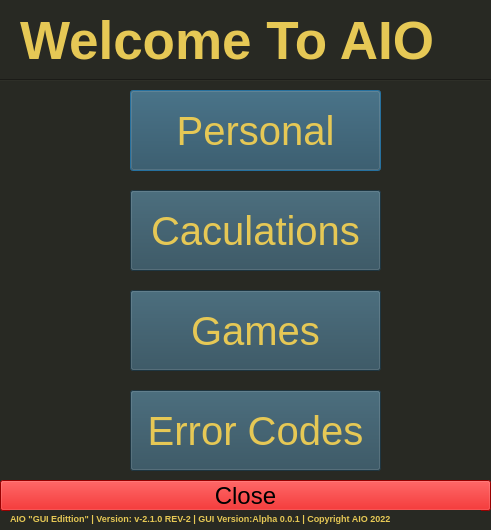
<?xml version="1.0" encoding="UTF-8"?>
<ui version="4.0">
 <class>Dialog</class>
 <widget class="QDialog" name="Dialog">
  <property name="geometry">
   <rect>
    <x>0</x>
    <y>0</y>
    <width>491</width>
    <height>530</height>
   </rect>
  </property>
  <property name="minimumSize">
   <size>
    <width>491</width>
    <height>530</height>
   </size>
  </property>
  <property name="maximumSize">
   <size>
    <width>491</width>
    <height>530</height>
   </size>
  </property>
  <property name="font">
   <font>
    <pointsize>30</pointsize>
   </font>
  </property>
  <property name="windowTitle">
   <string>AIO | Main Menu</string>
  </property>
  <property name="whatsThis">
   <string>&lt;html&gt;&lt;head/&gt;&lt;body&gt;&lt;p&gt;Dialog&lt;/p&gt;&lt;/body&gt;&lt;/html&gt;</string>
  </property>
  <property name="styleSheet">
   <string notr="true">background-color: rgb(40, 41, 35);</string>
  </property>
  <widget class="QWidget" name="centralwidget" native="true">
   <property name="geometry">
    <rect>
     <x>0</x>
     <y>0</y>
     <width>491</width>
     <height>526</height>
    </rect>
   </property>
   <widget class="QLabel" name="label">
    <property name="geometry">
     <rect>
      <x>20</x>
      <y>0</y>
      <width>451</width>
      <height>81</height>
     </rect>
    </property>
    <property name="font">
     <font>
      <pointsize>40</pointsize>
      <weight>75</weight>
      <bold>true</bold>
      <underline>false</underline>
     </font>
    </property>
    <property name="autoFillBackground">
     <bool>false</bool>
    </property>
    <property name="styleSheet">
     <string notr="true">color: rgb(230, 200, 85);</string>
    </property>
    <property name="text">
     <string>Welcome To AIO</string>
    </property>
   </widget>
   <widget class="QPushButton" name="Personal">
    <property name="geometry">
     <rect>
      <x>130</x>
      <y>90</y>
      <width>251</width>
      <height>81</height>
     </rect>
    </property>
    <property name="font">
     <font>
      <pointsize>30</pointsize>
     </font>
    </property>
    <property name="styleSheet">
     <string notr="true">color: rgb(230, 200, 85);
background-color: rgb(42, 74, 89);</string>
    </property>
    <property name="text">
     <string>Personal</string>
    </property>
   </widget>
   <widget class="QPushButton" name="Caculations">
    <property name="geometry">
     <rect>
      <x>130</x>
      <y>190</y>
      <width>251</width>
      <height>81</height>
     </rect>
    </property>
    <property name="font">
     <font>
      <pointsize>30</pointsize>
     </font>
    </property>
    <property name="styleSheet">
     <string notr="true">background-color: rgb(42, 74, 89);
color: rgb(230, 200, 85);</string>
    </property>
    <property name="text">
     <string>Caculations</string>
    </property>
   </widget>
   <widget class="QPushButton" name="Games">
    <property name="geometry">
     <rect>
      <x>130</x>
      <y>290</y>
      <width>251</width>
      <height>81</height>
     </rect>
    </property>
    <property name="font">
     <font>
      <pointsize>30</pointsize>
     </font>
    </property>
    <property name="styleSheet">
     <string notr="true">background-color: rgb(42, 74, 89);
color: rgb(230, 200, 85);</string>
    </property>
    <property name="text">
     <string>Games</string>
    </property>
   </widget>
   <widget class="QPushButton" name="Errors">
    <property name="geometry">
     <rect>
      <x>130</x>
      <y>390</y>
      <width>251</width>
      <height>81</height>
     </rect>
    </property>
    <property name="font">
     <font>
      <pointsize>30</pointsize>
     </font>
    </property>
    <property name="styleSheet">
     <string notr="true">background-color: rgb(42, 74, 89);
color: rgb(230, 200, 85);</string>
    </property>
    <property name="text">
     <string>Error Codes</string>
    </property>
   </widget>
   <widget class="QPushButton" name="Close">
    <property name="geometry">
     <rect>
      <x>0</x>
      <y>480</y>
      <width>491</width>
      <height>31</height>
     </rect>
    </property>
    <property name="font">
     <font>
      <pointsize>18</pointsize>
     </font>
    </property>
    <property name="styleSheet">
     <string notr="true">background-color: rgb(213, 0, 0);</string>
    </property>
    <property name="text">
     <string>Close</string>
    </property>
    <property name="autoDefault">
     <bool>false</bool>
    </property>
    <property name="default">
     <bool>false</bool>
    </property>
   </widget>
   <widget class="QLabel" name="label_3">
    <property name="geometry">
     <rect>
      <x>10</x>
      <y>510</y>
      <width>471</width>
      <height>16</height>
     </rect>
    </property>
    <property name="font">
     <font>
      <pointsize>7</pointsize>
      <weight>75</weight>
      <bold>true</bold>
     </font>
    </property>
    <property name="styleSheet">
     <string notr="true">color: rgb(230, 200, 85);</string>
    </property>
    <property name="text">
     <string>AIO &quot;GUI Edittion&quot; | Version: v-2.1.0 REV-2 | GUI Version:Alpha 0.0.1 | Copyright AIO 2022</string>
    </property>
    <property name="wordWrap">
     <bool>true</bool>
    </property>
   </widget>
   <widget class="Line" name="line">
    <property name="geometry">
     <rect>
      <x>0</x>
      <y>70</y>
      <width>491</width>
      <height>20</height>
     </rect>
    </property>
    <property name="maximumSize">
     <size>
      <width>491</width>
      <height>150</height>
     </size>
    </property>
    <property name="styleSheet">
     <string notr="true">background-color: rgb(40, 41, 35);</string>
    </property>
    <property name="orientation">
     <enum>Qt::Horizontal</enum>
    </property>
   </widget>
  </widget>
 </widget>
 <resources/>
 <connections/>
</ui>
